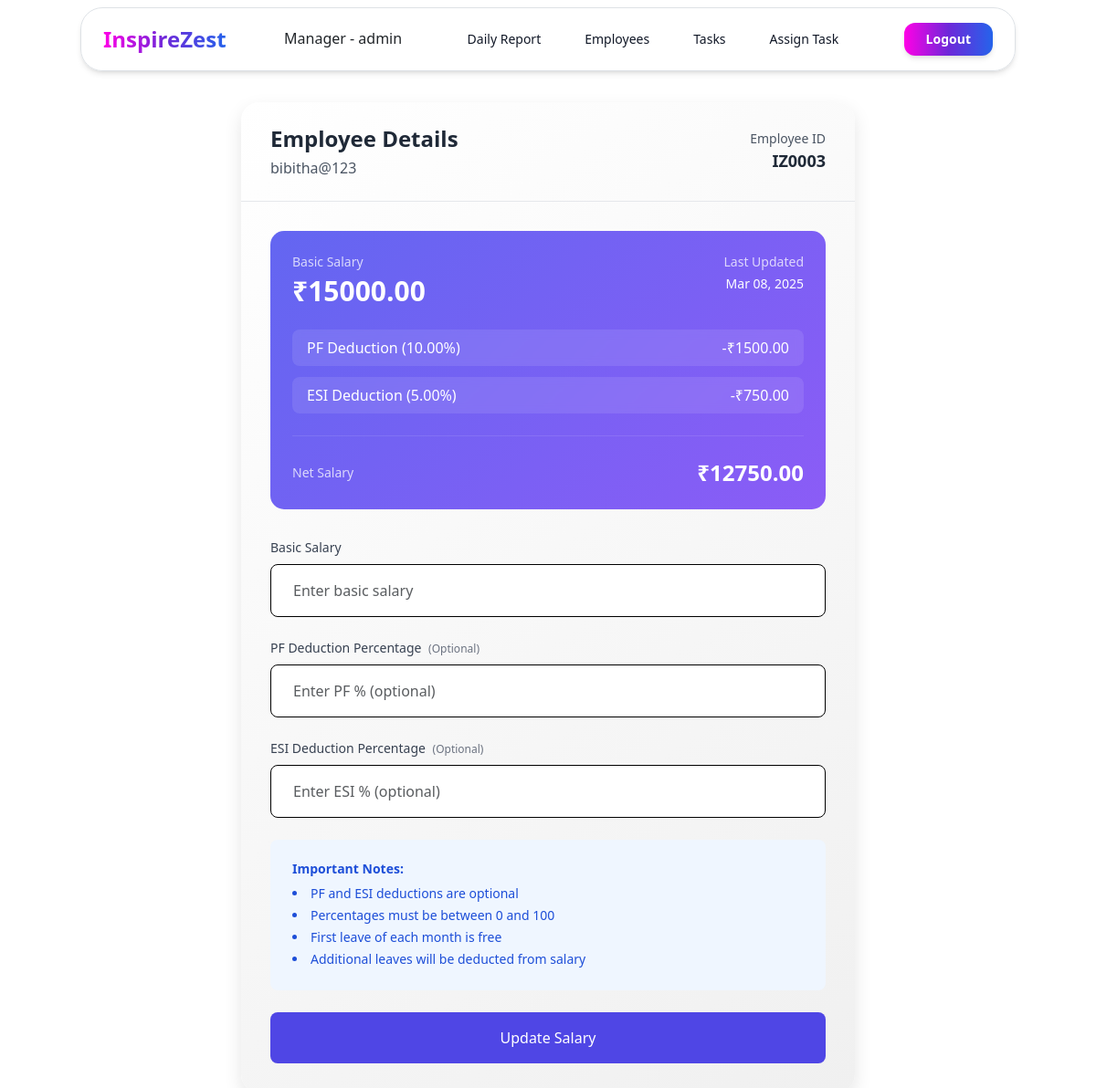
The app's page /manager/employee/7/salary (signed in) with its own data.
### app/models.py (models this page shows, shortened)
class CustomUser(AbstractUser):
    DEPARTMENT_CHOICES = [
        ('HR', 'Human Resources'),
        ('IT', 'Information Technology'),
        ('FIN', 'Finance'),
        ('MKT', 'Marketing'),
        ('OPS', 'Operations'),
    ]
    is_verified = models.BooleanField(default=False)
    otp = models.CharField(max_length=10, null=True, blank=True)
    email = models.EmailField(unique=True)
    employee_id = models.CharField(max_length=10, unique=True, null=True)
    department = models.CharField(max_length=3, choices=DEPARTMENT_CHOICES, null=True, blank=True)
    joining_date = models.DateField(null=True, blank=True)
    def __str__(self):
        if self.is_superuser:
            return f"Manager - {self.username}"
        return f"{self.employee_id} - {self.username}"

class SalaryCalendar(models.Model):
    employee = models.ForeignKey(CustomUser, on_delete=models.CASCADE)
    leave_days = models.DateField(default=timezone.now)
    salary = models.FloatField()
    pf_percentage = models.DecimalField(
        max_digits=5,
        decimal_places=2,
        null=True,
        blank=True,
    )
    esi_percentage = models.DecimalField(
        max_digits=5,
        decimal_places=2,
        null=True,
        blank=True,
    )
    created_at = models.DateTimeField(auto_now_add=True,null=True,blank=True)
    @property
    def pf_amount(self):
        if self.pf_percentage:
            return (Decimal(str(self.salary)) * self.pf_percentage) / Decimal('100.0')
        return Decimal('0.0')
    @property
    def esi_amount(self):
        if self.esi_percentage:
            return (Decimal(str(self.salary)) * self.esi_percentage) / Decimal('100.0')
        return Decimal('0.0')
    @property
    def total_deductions(self):
        return self.pf_amount + self.esi_amount
    @property
    def net_salary(self):
        return Decimal(str(self.salary)) - self.total_deductions

### app/views.py (the view)
# urls.py: path('manager/employee/<int:pk>/salary',views.Manager_employee_salary_add_nd_update_view, name='manager-employee-salary-add'),
def Manager_employee_salary_add_nd_update_view(request, pk):
    if not request.user.is_superuser:
        return redirect('employee-dashboard')
    try:
        employee = CustomUser.objects.get(pk=pk)
        if request.method == 'POST':
            salary_form = Manager_add_salary_form(request.POST)
            if salary_form.is_valid():
                salary = salary_form.save(commit=False)
                salary.employee = employee
                salary.leave_days = timezone.now().date()
                try:
                    salary.save()
                    pf_message = f", PF Deduction: ₹{salary.pf_amount:.2f}" if salary.pf_percentage else ""
                    esi_message = f", ESI Deduction: ₹{salary.esi_amount:.2f}" if salary.esi_percentage else ""
                    net_salary = f", Net Salary: ₹{salary.net_salary:.2f}"
                    messages.success(
                        request,
                        f"Salary added successfully for {employee.username}"
                        f" (Basic: ₹{salary.salary:.2f}{pf_message}{esi_message}{net_salary})"
                    )
                except Exception as e:
                    messages.error(request, f"Error saving salary: {str(e)}")
                return redirect('manager-employee-details', pk=pk)
        else:
            salary_form = Manager_add_salary_form()
        current_salary = SalaryCalendar.objects.filter(employee=employee).last()
        current_date = timezone.now().date()
        month_leaves = SalaryCalendar.objects.filter(
            employee=employee,
            leave_days__month=current_date.month,
            leave_days__year=current_date.year
        )
        context = {
            'employee': employee,
            'salary_form': salary_form,
            'current_salary': current_salary,
            'month_leaves_count': month_leaves.count(),
            'current_month': current_date.strftime('%B'),
            'deductions': {
                'pf': current_salary.pf_amount if current_salary else 0,
                'esi': current_salary.esi_amount if current_salary else 0,
                'total': current_salary.total_deductions if current_salary else 0
            }
        }
        return render(request, 'Manager_employee_add-salary.html', context)
    except CustomUser.DoesNotExist:
        messages.error(request, "Employee not found")
        return redirect('manager-employee-list')

### app/forms.py (shortened to what this page needs)
class Manager_add_salary_form(forms.ModelForm):
    class Meta:
        model = SalaryCalendar
        fields = ["salary", "pf_percentage", "esi_percentage"]
        widgets = {
            'salary': forms.NumberInput(attrs={
                'class': 'form-control border border-black',
                'placeholder': 'Enter basic salary'
            }),
            'pf_percentage': forms.NumberInput(attrs={
                'class': 'form-control border border-black',
                'placeholder': 'Enter PF % (optional)',
                'min': '0',
                'max': '100',
                'step': '0.01'
            }),
            'esi_percentage': forms.NumberInput(attrs={
                'class': 'form-control border border-black',
                'placeholder': 'Enter ESI % (optional)',
                'min': '0',
                'max': '100',
                'step': '0.01'
            })
        }

### app/templates/Manager_employee_add-salary.html (shortened to what this page needs)
{% extends "admin_base.html" %}
{% load widget_tweaks %}
{% block main_block %}
<div class="container mx-auto px-4 mt-28">
    <div class="salary-card max-w-2xl mx-auto">
        <div class="px-8 py-6 border-b border-gray-200">
            <div class="flex items-center justify-between">
                <div>
                    <h2 class="text-2xl font-bold text-gray-800">Employee Details</h2>
                    <p class="text-gray-600 mt-1">{{ employee.username }}</p>
                </div>
                <div class="text-right">
                    <p class="text-sm text-gray-600">Employee ID</p>
                    <p class="text-lg font-semibold text-gray-800">{{ employee.employee_id }}</p>
                </div>
            </div>
        </div>
        <div class="p-8">
            {% if current_salary %}
            <div class="salary-info mb-8 p-6 text-white" data-aos="fade-left">
                <div class="flex justify-between items-start mb-4">
                    <div>
                        <p class="text-sm opacity-75">Basic Salary</p>
                        <p class="text-3xl font-bold mt-1">₹{{ current_salary.salary|floatformat:2 }}</p>
                    </div>
                    <div class="text-right">
                        <p class="text-sm opacity-75">Last Updated</p>
                        <p class="text-sm font-medium mt-1">{{ current_salary.leave_days|date:"M d, Y" }}</p>
                    </div>
                </div>
                <div class="space-y-3 mt-6">
                    {% if current_salary.pf_percentage %}
                    <div class="deduction-badge flex justify-between items-center">
                        <span>PF Deduction ({{ current_salary.pf_percentage }}%)</span>
                        <span class="font-medium">-₹{{ current_salary.pf_amount|floatformat:2 }}</span>
                    </div>
                    {% endif %}
                    {% if current_salary.esi_percentage %}
                    <div class="deduction-badge flex justify-between items-center">
                        <span>ESI Deduction ({{ current_salary.esi_percentage }}%)</span>
                        <span class="font-medium">-₹{{ current_salary.esi_amount|floatformat:2 }}</span>
                    </div>
                    {% endif %}
                </div>
                <div class="mt-6 pt-4 border-t border-white/10">
                    <div class="flex justify-between items-center">
                        <span class="text-sm opacity-75">Net Salary</span>
                        <span class="text-2xl font-bold">₹{{ current_salary.net_salary|floatformat:2 }}</span>
                    </div>
                </div>
            </div>
            {% endif %}
            <form method="post">
                <div class="space-y-6" data-aos="fade-right" data-aos-delay="200">
                    <div>
                        <label class="block text-sm font-medium text-gray-700 mb-2">
                            Basic Salary
                        </label>
                        {{ salary_form.salary|add_class:"w-full px-4 py-3 rounded-lg border border-gray-300 focus:ring-2 focus:ring-indigo-500 focus:border-indigo-500" }}
                    </div>
                    <div>
                        <label class="block text-sm font-medium text-gray-700 mb-2">
                            PF Deduction Percentage
                            <span class="text-xs text-gray-500 ml-1">(Optional)</span>
                        </label>
                        {{ salary_form.pf_percentage|add_class:"w-full px-4 py-3 rounded-lg border border-gray-300 focus:ring-2 focus:ring-indigo-500 focus:border-indigo-500" }}
                    </div>
                    <div>
                        <label class="block text-sm font-medium text-gray-700 mb-2">
                            ESI Deduction Percentage
                            <span class="text-xs text-gray-500 ml-1">(Optional)</span>
                        </label>
                        {{ salary_form.esi_percentage|add_class:"w-full px-4 py-3 rounded-lg border border-gray-300 focus:ring-2 focus:ring-indigo-500 focus:border-indigo-500" }}
                    </div>
                    <div class="bg-blue-50 p-4 rounded-lg text-sm text-blue-700">
                        <h4 class="font-semibold mb-2">Important Notes:</h4>
                        <ul class="list-disc list-inside space-y-1">
                            <li>PF and ESI deductions are optional</li>
                            <li>Percentages must be between 0 and 100</li>
                            <li>First leave of each month is free</li>
                            <li>Additional leaves will be deducted from salary</li>
                        </ul>
                    </div>
                    <button type="submit"
                            class="w-full bg-indigo-600 text-white py-3 px-4 rounded-lg hover:bg-indigo-700 transition-colors duration-200 font-medium">
                        {% if current_salary %}Update{% else %}Add{% endif %} Salary
                    </button>
                </div>
            </form>
        </div>
    </div>
</div>
{% endblock %}

### app/templates/admin_base.html (shortened to what this page needs)
<!DOCTYPE html>
<html lang="en">
<head>
        <link href="https://cdn.jsdelivr.net/npm/bootstrap@5.3.3/dist/css/bootstrap.min.css" rel="stylesheet"
>
    <link href="https://unpkg.com/aos@2.3.1/dist/aos.css" rel="stylesheet">
    <script src="https://cdn.tailwindcss.com"></script>
    <link rel="stylesheet" href="https://cdnjs.cloudflare.com/ajax/libs/font-awesome/6.0.0/css/all.min.css">
</head>
<body>
    <header class="fixed inset-x-0 top-0 z-30 mx-auto w-full max-w-screen-md border border-gray-100
    bg-white/90 py-3 mt-2 shadow-md backdrop-blur-lg md:top-6 md:rounded-3xl lg:max-w-screen-lg" data-aos="flip-down" data-aos-delay="500" >
    <div class="px-6" >
        <div class="flex items-center justify-between">
            <div class="flex items-center space-x-2">
                <span class="logo-text">InspireZest</span>
            </div>
            <h1>{{request.user}}</h1>
            <div class="hidden md:flex md:items-center md:justify-center md:gap-8">
                <a href="{%url 'manager-daily-report-list'%}" class="nav-link px-2 py-2 text-sm font-medium text-gray-900">
                    Daily Report
                </a>
                <a href="{%url 'manager-employee-list'%}" class="nav-link px-2 py-2 text-sm font-medium text-gray-900">
                    Employees
                </a>
                <a href="{%url 'manager-task-list'%}" class="nav-link px-2 py-2 text-sm font-medium text-gray-900">
                    Tasks
                </a>
                <a href="{%url 'assign-task-employee'%}" class="nav-link px-2 py-2 text-sm font-medium text-gray-900">
                    Assign Task
                </a>
            </div>
            <div class="flex items-center justify-end gap-4">
                <a class="inline-flex items-center justify-center rounded-xl bg-blue-600 px-4 py-2 text-sm
                    font-semibold text-white shadow-md transition-all duration-200 hover:bg-blue-500
                    hover:shadow-lg focus:ring-2 focus:ring-blue-600 focus:ring-offset-2" href="{% url 'login' %}">
                    Logout
                </a>
            </div>
        </div>
    </div>
</header>
    {%block main_block%}
    {%endblock%}
</body>
</html>

### app/templates/admin_base.html (style rules this page uses)
.nav-link::before { content: ''; position: absolute; bottom: 0; left: 0; width: 0; height: 2px; background-color: #2563eb; transition: width 0.3s ease; }
.nav-link { position: relative; transition: color 0.3s ease; }
.logo-text { font-size: 1.5rem; font-weight: 700; background: linear-gradient( to right, #ff00e6 0%, #6d28d9 50%, #2563eb 100% ); -webkit-background-clip: text; background-clip: text; -webkit-text-fill-color: transparent; position: relative; display: inline-block; }
.logo-text::after { content: ''; position: absolute; bottom: -2px; left: 0; width: 100%; height: 2px; background: inherit; opacity: 0; transition: opacity 0.3s ease; }
.inline-flex { display: inline-flex; background: linear-gradient( to right, #ff00e6 0%, #6d28d9 50%, #2563eb 100% ); transition: all 0.3s ease; }

### app/templates/Manager_employee_add-salary.html (style rules this page uses)
.salary-card { background: linear-gradient(145deg, #ffffff, #f0f0f0); border-radius: 20px; box-shadow: 0 8px 20px rgba(0, 0, 0, 0.1); transition: transform 0.3s ease; }
.salary-info { background: linear-gradient(135deg, #6366f1, #8b5cf6); border-radius: 15px; transition: all 0.3s ease; }
.deduction-badge { background: rgba(255, 255, 255, 0.1); backdrop-filter: blur(4px); border-radius: 8px; padding: 0.5rem 1rem; }

### records on screen
CustomUser: user "Manager - admin"
CustomUser: username "bibitha@123", employee_id "IZ0003"
SalaryCalendar: salary "15000.00", leave_days "Mar 08, 2025", pf_percentage "10.00", pf_amount "1500.00", esi_percentage "5.00", esi_amount "750.00", net_salary "12750.00"
